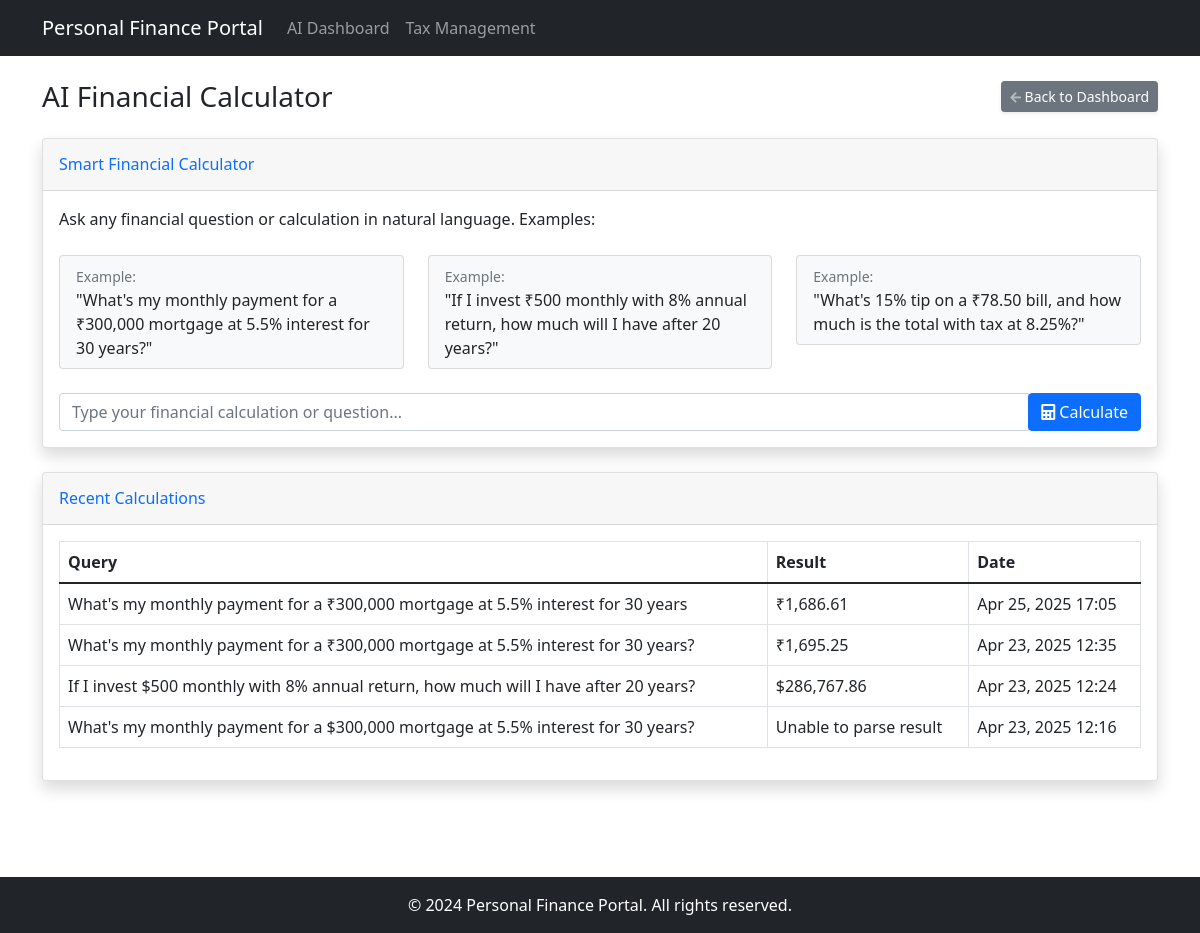
/ai/calculator/ (signed in), run on the app's committed database.
### ai_features/models.py (models this page shows, shortened)
class FinancialCalculation(models.Model):
    user = models.ForeignKey(settings.AUTH_USER_MODEL, on_delete=models.CASCADE)
    query = models.TextField()
    result = models.TextField()
    explanation = models.TextField()
    insights = models.TextField(blank=True, null=True)
    created_at = models.DateTimeField(auto_now_add=True)
    class Meta:
        ordering = ['-created_at']

### ai_features/views.py (the view)
# urls.py: path('calculator/', views.calculator, name='calculator'),
@login_required
def calculator(request):
    recent_calculations = FinancialCalculation.objects.filter(user=request.user)[:10]
    context = {
        'recent_calculations': recent_calculations
    }
    return render(request, 'ai_features/calculator.html', context)

### helper/context_processors.py (called while the page is built)
def add_custom_context(request):
    return {
        'app_name': request.resolver_match.app_name,
        'page_path': request.path,
        'today': datetime.today(),
        'user': request.user if request.user.is_authenticated else None
    }

### ai_features/templates/ai_features/calculator.html (shortened to what this page needs)
{% extends 'base.html' %}
{% load static %}
{% block content %}
<div class="container">
    <div class="d-sm-flex align-items-center justify-content-between mb-4">
        <h1 class="h3 mb-0 text-gray-800">AI Financial Calculator</h1>
        <a href="{% url 'ai_features:dashboard' %}" class="d-none d-sm-inline-block btn btn-sm btn-secondary shadow-sm">
            <i class="fas fa-arrow-left fa-sm text-white-50"></i> Back to Dashboard
        </a>
    </div>
    <div class="card shadow mb-4">
        <div class="card-header py-3 d-flex flex-row align-items-center justify-content-between">
            <h6 class="m-0 font-weight-bold text-primary">Smart Financial Calculator</h6>
        </div>
        <div class="card-body">
            <p class="mb-4">Ask any financial question or calculation in natural language. Examples:</p>
            <div class="row mb-4">
                <div class="col-md-4">
                    <div class="card bg-light">
                        <div class="card-body py-2">
                            <small class="text-muted">Example:</small>
                            <p class="mb-0">"What's my monthly payment for a ₹300,000 mortgage at 5.5% interest for 30 years?"</p>
                        </div>
                    </div>
                </div>
                <div class="col-md-4">
                    <div class="card bg-light">
                        <div class="card-body py-2">
                            <small class="text-muted">Example:</small>
                            <p class="mb-0">"If I invest ₹500 monthly with 8% annual return, how much will I have after 20 years?"</p>
                        </div>
                    </div>
                </div>
                <div class="col-md-4">
                    <div class="card bg-light">
                        <div class="card-body py-2">
                            <small class="text-muted">Example:</small>
                            <p class="mb-0">"What's 15% tip on a ₹78.50 bill, and how much is the total with tax at 8.25%?"</p>
                        </div>
                    </div>
                </div>
            </div>
            <form id="calculator-form" method="post" action="{% url 'ai_features:calculate' %}">
                <div class="form-group">
                    <div class="input-group">
                        <input type="text" class="form-control" id="query" name="query"
                               placeholder="Type your financial calculation or question..." required>
                        <div class="input-group-append">
                            <button class="btn btn-primary" type="submit" id="calculate-btn">
                                <i class="fas fa-calculator"></i> Calculate
                            </button>
                        </div>
                    </div>
                </div>
            </form>
        </div>
    </div>
    <div class="card shadow mb-4">
        <div class="card-header py-3">
            <h6 class="m-0 font-weight-bold text-primary">Recent Calculations</h6>
        </div>
        <div class="card-body">
            {% if recent_calculations %}
                <div class="table-responsive">
                    <table class="table table-bordered" width="100%" cellspacing="0">
                        <thead>
                            <tr>
                                <th>Query</th>
                                <th>Result</th>
                                <th>Date</th>
                            </tr>
                        </thead>
                        <tbody>
                            {% for calc in recent_calculations %}
                                <tr class="calculation-row"
                                    data-query="{{ calc.query }}"
                                    data-result="{{ calc.result }}"
                                    data-explanation="{{ calc.explanation }}"
                                    data-insights='{{ calc.insights|safe }}'
                                    style="cursor: pointer;">
                                    <td>{{ calc.query }}</td>
                                    <td>{{ calc.result }}</td>
                                    <td>{{ calc.created_at|date:"M d, Y H:i" }}</td>
                                </tr>
                            {% endfor %}
                        </tbody>
                    </table>
                </div>
            {% else %}
                <div class="text-center py-4">
                    <p>No calculations yet. Try the calculator above to see your results here.</p>
                </div>
            {% endif %}
        </div>
    </div>
</div>
{% endblock %}

### templates/base.html (shortened to what this page needs)
<!DOCTYPE html>
<html lang="en">
<head>
    <link href="https://cdn.jsdelivr.net/npm/bootstrap@5.1.3/dist/css/bootstrap.min.css" rel="stylesheet">
    <link rel="stylesheet" href="https://cdnjs.cloudflare.com/ajax/libs/font-awesome/5.15.4/css/all.min.css">
</head>
<body>
    <nav class="navbar navbar-expand-lg navbar-dark bg-dark">
        <div class="container">
            <a class="navbar-brand" href="/">Personal Finance Portal</a>
            <div class="collapse navbar-collapse" id="navbarNav">
                <ul class="navbar-nav">
                    <li class="nav-item">
                        <a class="nav-link" href="{% url 'ai_features:dashboard' %}">AI Dashboard</a>
                    </li>
                    <li class="nav-item">
                        <a class="nav-link" href="{% url 'tax_management:dashboard' %}">Tax Management</a>
                    </li>
                </ul>
            </div>
        </div>
    </nav>
    <main class="py-4">
        {% block content %}
        {% endblock %}
    </main>
    <footer class="bg-dark text-white mt-5">
        <div class="container py-3">
            <p class="text-center mb-0">&copy; 2024 Personal Finance Portal. All rights reserved.</p>
        </div>
    </footer>
</body>
</html>

### data on the page
FinancialCalculation: query "What's my monthly payment for a ₹300,000 mortgage at 5.5% interest for 30 years", result "₹1,686.61", created_at "Apr 25, 2025 17:05"
FinancialCalculation: query "What's my monthly payment for a ₹300,000 mortgage at 5.5% interest for 30 years?", result "₹1,695.25", created_at "Apr 23, 2025 12:35"
FinancialCalculation: query "If I invest $500 monthly with 8% annual return, how much will I have after 20 years?", result "$286,767.86", created_at "Apr 23, 2025 12:24"
FinancialCalculation: query "What's my monthly payment for a $300,000 mortgage at 5.5% interest for 30 years?", result "Unable to parse result", created_at "Apr 23, 2025 12:16"
